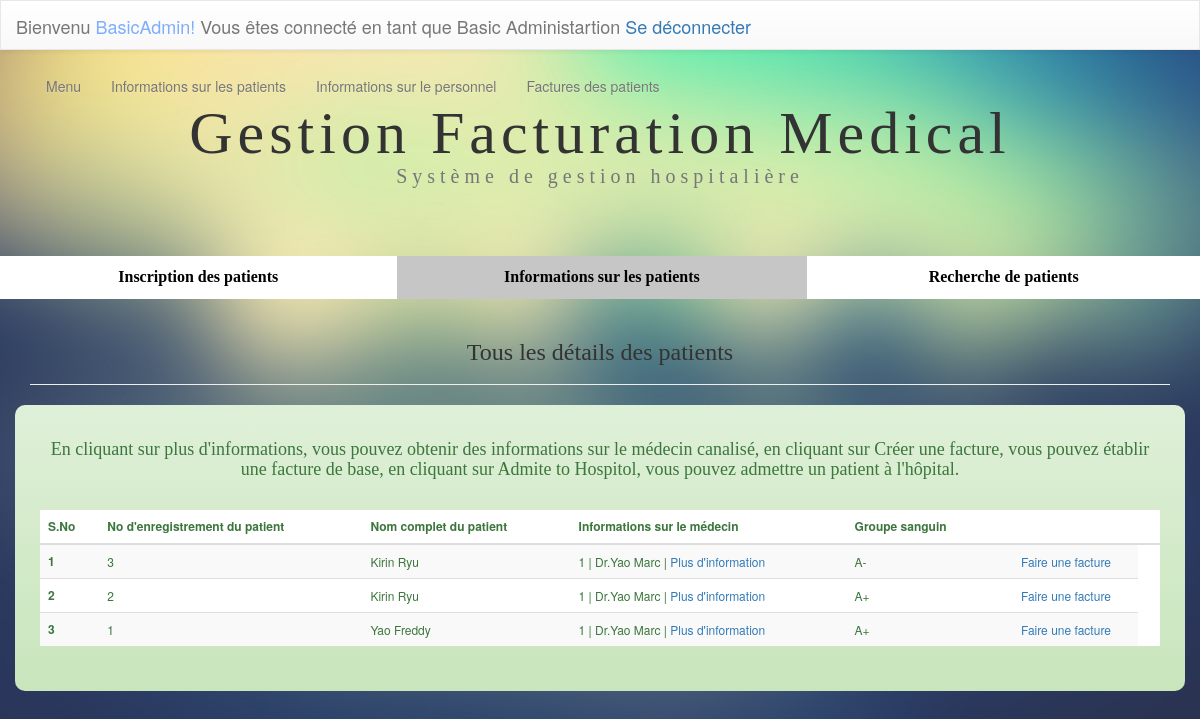
The app's page /patiinfo.php (signed in) with its own data.
### tables this page shows
CREATE TABLE `staff` (
  `staffID` int(11) NOT NULL,
  `smfname` varchar(50) NOT NULL,
  `smlname` varchar(50) NOT NULL,
  `smtype` varchar(20) NOT NULL,
  `smbd` date NOT NULL,
  `telcode` varchar(4) NOT NULL DEFAULT '+228',
  `smtel` varchar(15) NOT NULL,
  `smemail` varchar(200) NOT NULL,
  `smgender` varchar(6) NOT NULL,
  `smwoti` varchar(10) NOT NULL,
  `smaddr` varchar(600) NOT NULL,
  `instetd_by` varchar(100) DEFAULT NULL,
  `insterted_date` timestamp NULL DEFAULT current_timestamp(),
  `update_by` varchar(100) DEFAULT NULL,
  `update_date` timestamp NOT NULL DEFAULT current_timestamp()
);

CREATE TABLE `patient` (
  `pet_id` int(11) NOT NULL,
  `pet_reg_date` datetime DEFAULT current_timestamp(),
  `pet_fn` varchar(100) DEFAULT NULL,
  `pet_sn` varchar(100) DEFAULT NULL,
  `pet_addr` varchar(500) DEFAULT NULL,
  `pet_ac` varchar(4) DEFAULT '+228',
  `pet_con` int(10) DEFAULT NULL,
  `pet_em` varchar(1000) DEFAULT NULL,
  `pet_gen` varchar(10) DEFAULT NULL,
  `pet_bd` date DEFAULT NULL,
  `pet_age` int(3) DEFAULT NULL,
  `pet_des` text NOT NULL,
  `pet_bg` varchar(3) DEFAULT NULL,
  `Pet_opdid` int(11) DEFAULT NULL,
  `Insert_admunname` varchar(100) DEFAULT NULL,
  `Update_sadmunname` varchar(100) DEFAULT NULL,
  `update_date` datetime DEFAULT NULL
);

### patiinfo.php (the view, shortened to what this page needs)
<?php include 'connect.php';?>
<!DOCTYPE html PUBLIC "-//W3C//DTD XHTML 1.0 Transitional//EN" "http://www.w3.org/TR/xhtml1/DTD/xhtml1-transitional.dtd">
<html xmlns="http://www.w3.org/1999/xhtml">
<head>
<link rel="stylesheet" href="css/bootstrap.min.css">
<link rel="stylesheet" href="css/bootstrap-theme.min.css">
<link rel="stylesheet" type="text/css" href="css/staff.css"/>
<link rel="stylesheet" href="css/hide.css">
</head>
<body>
<header class="nav-down ">
<?php include_once('navbar.php');?>
</header>
<br>
<div class="container">
<div class="row">
<div class="col-md-12 col-xs-12 ">
<h1 class="text-center ">Gestion Facturation Medical<br /><small style="font-size:20px">Système de gestion hospitalière</small></h1></div>
</div>
</div>
<br><br><br>
<div class="container-fluid">
<div class="row">
<ul class="nav  nav-justified" style="background-color:#FFF;">
<li style="font-family:calibri; font-size:16px;"><a style="color:#000" href="patin.php"><strong>Inscription des patients</strong></a></li>
<li class="active" style="font-family:calibri; font-size:16px;"><a style="color:#000" href="patiinfo.php"><strong>Informations sur les patients</strong></a></li>
<li style="font-family:calibri; font-size:16px;"><a style="color:#000" href="petsearch.php"><strong>Recherche de patients</strong></a></li>
</ul>
</div></div>
<div class="container">
<div class="row">
<div class="col-md-12 col-xs-12">
<div class="page-header">
<h3 style="font-family:calibri;" class="text-center">Tous les détails des patients</h3></div>
</div>
</div>
</div>
<div style="border-radius:10px; padding:25px;" class="container alert-success">
<div class="row">
<div class="col-md-12 ">
<h4 style="font-family:calibri;" class="text-center">En cliquant sur plus d'informations, vous pouvez obtenir des informations sur le médecin canalisé, en cliquant sur Créer une facture, vous pouvez établir une facture de base, en cliquant sur Admite to Hospitol, vous pouvez admettre un patient à l'hôpital.</h4>
<br />
<table  style="background-color:#FFF; font-size:12px; " class="table table-striped table-hover">
<thead>
<tr>
<th valign=""><strong>S.No</strong></th>
<th><strong>No d'enregistrement du patient</strong></th>
<th><strong>Nom complet du patient</strong></th>
<th><strong>Informations sur le médecin</strong></th>
<th><strong>Groupe sanguin</strong></th>
<th></th>
<th></th>
</tr>
</thead>
<tbody>
<?php
$count=1;
$sel_query="SELECT patient.pet_id,patient.pet_fn,patient.pet_sn,patient.Pet_opdid,patient.pet_bg,staff.smfname,staff.smlname
FROM staff
RIGHT JOIN patient
ON patient.Pet_opdid=staff.staffID ORDER BY `pet_id` DESC";
$result = mysqli_query($con,$sel_query);
while($row = mysqli_fetch_assoc($result)) { ?>
<tr valign="middle">
    <td  align="left"><strong><?php echo $count; ?></strong> </td>
    <td  align="left"><?php echo $row["pet_id"]; ?></td>
    <td  align="left"><?php echo $row["pet_fn"]; ?> <?php echo $row["pet_sn"]; ?></td>
    <td  align="left"><?php echo $row["Pet_opdid"]?> | Dr.<?php echo $row["smfname"]?> <?php echo $row["smlname"]?> | <a target="_blank" href="admitdf.php?id= <?php echo $row["Pet_opdid"]; ?>" name="ad"> Plus d'information </a> </td>
	  <td  align="left"><?php echo $row["pet_bg"]; ?></td>
    <td  align="center"><a target="_blank" href="opdinvo.php?id=<?php echo $row["pet_id"]; ?>" name="ad">Faire une facture</a></td>
</tr>
<?php
$count++; } ?>
</tbody>
</table>
</div>
</div>
</div>
</body>
</html>

### css/staff.css (style rules this page uses)
body { background:url(../images/background.jpg) no-repeat center center fixed ; -webkit-background-size:cover; -moz-background-size:cover; -o-background-size:cover; background-size:cover; }
h1 { text-align:center; font-family:"calibri"; font-size:60px; padding-top:10px; letter-spacing:5px; }

### css/hide.css (style rules this page uses)
body { padding-top: 50px; }
header { height: 40px; z-index: 1; position:fixed; top: 0; transition: top 0.2s ease-in-out; width: 100%; }

### patiinfo.php (style rules this page uses)
.active a { background-color: #c6c6c6; }

### records on screen
staff: patient.pet_id "3", patient.pet_fn "Kirin", patient.pet_sn "Ryu", patient.Pet_opdid "1", smfname "Yao", smlname "Marc", patient.pet_bg "A-", patient.pet_id "2", patient.pet_bg "A+", patient.pet_id "1", patient.pet_fn "Yao", patient.pet_sn "Freddy"

### other values on screen
$_SESSION['sadmun'] "BasicAdmin"
$_SESSION['admty'] "Basic Administartion"
